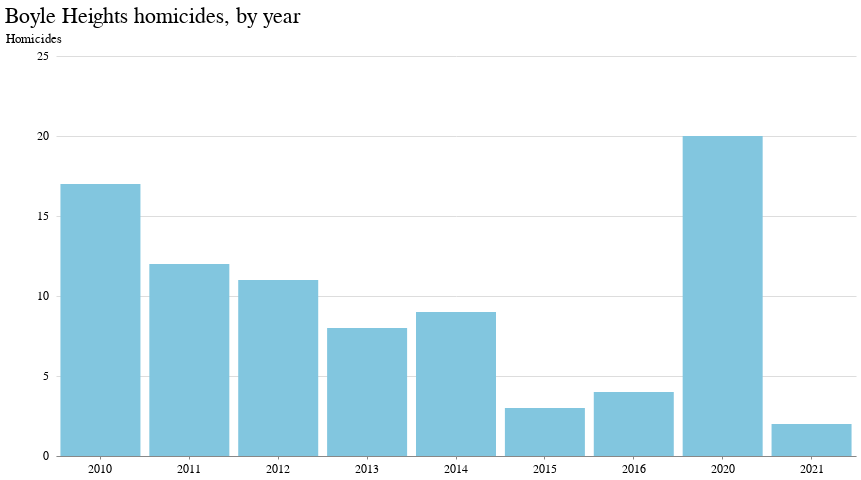

The code cell stored with this chart in its notebook:
### Code cell
lines = (
    alt.Chart(
        bh_homicides_yr,
        title="Boyle Heights homicides, by year",
    )
    .mark_bar()
    .encode(
        x=alt.X(
            "year:N",
            axis=alt.Axis(grid=False, title=""),
        ),
        y=alt.Y(
            "count:Q",
            scale=alt.Scale(domain=(0, 25)),
            axis=alt.Axis(
                gridColor="#dddddd",
                offset=6,
                tickSize=0,
                domainOpacity=0,
                tickCount=6,
                title="Homicides",
            ),
        ),
    )
)

# go
(lines).properties(height=400, width=800).configure_view(strokeOpacity=0)

### Figure 1 — Vega-Lite specification as saved in the notebook (floating-point values rounded to 4 significant figures)
{"config": {"view": {"width": 800, "height": 450, "strokeOpacity": 0}, "background": "#ffffff", "title": {"anchor": "start", "font": "Benton Gothic Bold, sans", "fontColor": "#000000", "fontSize": 22, "fontWeight": "normal"}, "arc": {"fill": "#82c6df"}, "area": {"fill": "#82c6df"}, "line": {"stroke": "#82c6df", "strokeWidth": 3}, "path": {"stroke": "#82c6df"}, "rect": {"fill": "#82c6df"}, "shape": {"stroke": "#82c6df"}, "bar": {"fill": "#82c6df"}, "point": {"stroke": "#82c6df"}, "symbol": {"fill": "#82c6df", "size": 30}, "axis": {"titleFont": "Benton Gothic Bold, sans", "titleFontSize": 13, "titleFontWeight": "normal", "labelFont": "Benton Gothic, sans", "labelFontSize": 11.5, "labelFontWeight": "normal"}, "axisX": {"labelAngle": 0, "labelPadding": 4, "tickSize": 3}, "axisY": {"labelBaseline": "middle", "maxExtent": 45, "minExtent": 45, "tickSize": 2, "titleAlign": "left", "titleAngle": 0, "titleX": -45, "titleY": -11}, "legend": {"titleFont": "Benton Gothic Bold, sans", "titleFontSize": 13, "titleFontWeight": "normal", "symbolType": "square", "labelFont": "Benton Gothic, sans", "labelFontSize": 11.5}, "range": {"category": ["#3580b1", "#ec8431", "#ab7fb4", "#c89d29", "#adc839", "#829eb1"], "diverging": ["#e68a4f", "#f4bb6a", "#f9e39c", "#dadfe2", "#a6b7c6", "#849eae"], "heatmap": ["#fbf2c7", "#f9e39c", "#f8d36e", "#f4bb6a", "#e68a4f", "#d15a40", "#ab4232"], "ordinal": ["#fbf2c7", "#f9e39c", "#f8d36e", "#f4bb6a", "#e68a4f", "#d15a40", "#ab4232"], "ramp": ["#fbf2c7", "#f9e39c", "#f8d36e", "#f4bb6a", "#e68a4f", "#d15a40", "#ab4232"]}}, "data": {"name": "data-0dcd99f329074ce8f97d6966fca3a868"}, "mark": "bar", "encoding": {"x": {"type": "nominal", "axis": {"grid": false, "title": ""}, "field": "year"}, "y": {"type": "quantitative", "axis": {"domainOpacity": 0, "gridColor": "#dddddd", "offset": 6, "tickCount": 6, "tickSize": 0, "title": "Homicides"}, "field": "count", "scale": {"domain": [0, 25]}}}, "height": 400, "title": "Boyle Heights homicides, by year", "width": 800, "$schema": "https://vega.github.io/schema/vega-lite/v4.8.1.json", "datasets": {"data-0dcd99f329074ce8f97d6966fca3a868": [{"year": "2010", "count": 17}, {"year": "2011", "count": 12}, {"year": "2012", "count": 11}, {"year": "2013", "count": 8}, {"year": "2014", "count": 9}, {"year": "2015", "count": 3}, {"year": "2016", "count": 4}, {"year": "2020", "count": 20}, {"year": "2021", "count": 2}]}}
